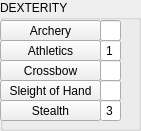
    <widget class="QGroupBox" name="Group_DEXTERITY">
     <property name="geometry">
      <rect>
       <x>10</x>
       <y>350</y>
       <width>141</width>
       <height>131</height>
      </rect>
     </property>
     <property name="title">
      <string>DEXTERITY</string>
     </property>
     <widget class="QPushButton" name="Archery">
      <property name="geometry">
       <rect>
        <x>0</x>
        <y>20</y>
        <width>101</width>
        <height>21</height>
       </rect>
      </property>
      <property name="text">
       <string>Archery</string>
      </property>
      <property name="checkable">
       <bool>false</bool>
      </property>
     </widget>
     <widget class="QPushButton" name="Athletics">
      <property name="geometry">
       <rect>
        <x>0</x>
        <y>40</y>
        <width>101</width>
        <height>21</height>
       </rect>
      </property>
      <property name="text">
       <string>Athletics</string>
      </property>
      <property name="checkable">
       <bool>false</bool>
      </property>
     </widget>
     <widget class="QPushButton" name="Crossbow">
      <property name="geometry">
       <rect>
        <x>0</x>
        <y>60</y>
        <width>101</width>
        <height>21</height>
       </rect>
      </property>
      <property name="text">
       <string>Crossbow</string>
      </property>
      <property name="checkable">
       <bool>false</bool>
      </property>
     </widget>
     <widget class="QPushButton" name="SleightOfHand">
      <property name="geometry">
       <rect>
        <x>0</x>
        <y>80</y>
        <width>101</width>
        <height>21</height>
       </rect>
      </property>
      <property name="text">
       <string>Sleight of Hand</string>
      </property>
      <property name="checkable">
       <bool>false</bool>
      </property>
     </widget>
     <widget class="QPushButton" name="Stealth">
      <property name="geometry">
       <rect>
        <x>0</x>
        <y>100</y>
        <width>101</width>
        <height>21</height>
       </rect>
      </property>
      <property name="text">
       <string>Stealth</string>
      </property>
      <property name="checkable">
       <bool>false</bool>
      </property>
     </widget>
     <widget class="QLineEdit" name="Archery_Value">
      <property name="geometry">
       <rect>
        <x>100</x>
        <y>20</y>
        <width>21</width>
        <height>21</height>
       </rect>
      </property>
      <property name="frame">
       <bool>true</bool>
      </property>
      <property name="alignment">
       <set>Qt::AlignCenter</set>
      </property>
      <property name="readOnly">
       <bool>false</bool>
      </property>
     </widget>
     <widget class="QLineEdit" name="Athletics_Value">
      <property name="geometry">
       <rect>
        <x>100</x>
        <y>40</y>
        <width>21</width>
        <height>21</height>
       </rect>
      </property>
      <property name="text">
       <string>1</string>
      </property>
      <property name="frame">
       <bool>true</bool>
      </property>
      <property name="alignment">
       <set>Qt::AlignCenter</set>
      </property>
      <property name="readOnly">
       <bool>false</bool>
      </property>
     </widget>
     <widget class="QLineEdit" name="Crossbpw_Value">
      <property name="geometry">
       <rect>
        <x>100</x>
        <y>60</y>
        <width>21</width>
        <height>21</height>
       </rect>
      </property>
      <property name="frame">
       <bool>true</bool>
      </property>
      <property name="alignment">
       <set>Qt::AlignCenter</set>
      </property>
      <property name="readOnly">
       <bool>false</bool>
      </property>
     </widget>
     <widget class="QLineEdit" name="SleightOfHand_Value">
      <property name="geometry">
       <rect>
        <x>100</x>
        <y>80</y>
        <width>21</width>
        <height>21</height>
       </rect>
      </property>
      <property name="frame">
       <bool>true</bool>
      </property>
      <property name="alignment">
       <set>Qt::AlignCenter</set>
      </property>
      <property name="readOnly">
       <bool>false</bool>
      </property>
     </widget>
     <widget class="QLineEdit" name="Stealth_Value">
      <property name="geometry">
       <rect>
        <x>100</x>
        <y>100</y>
        <width>21</width>
        <height>21</height>
       </rect>
      </property>
      <property name="text">
       <string>3</string>
      </property>
      <property name="frame">
       <bool>true</bool>
      </property>
      <property name="alignment">
       <set>Qt::AlignCenter</set>
      </property>
      <property name="readOnly">
       <bool>false</bool>
      </property>
     </widget>
    </widget>
